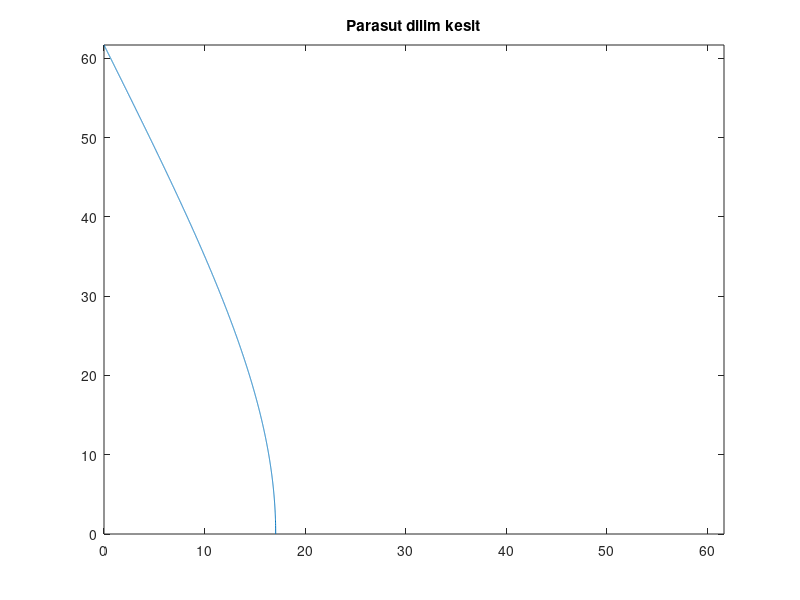
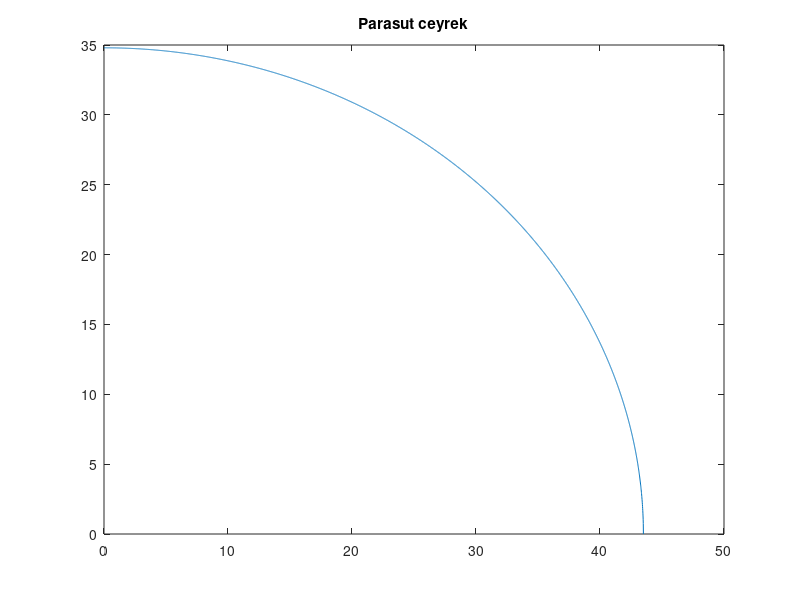

MATLAB code for these plots, in order:
clear;
close all;
clc;

dx = 1/100;

b = 34.8;
a = 43.5;

x = 0:dx:a;

y = [];
y_t = [];
area = 0;
l = 0;
l_uzun = [];
%grafik
for t = 1 : length(x)
    calc = sqrt(b^2 - ((x(t)^2 * b^2) / a^2));
    y = [y calc];
    area = area + calc/dx;
end

for t = 1 : length(x) - 1
   out = (y(t + 1) - y(t)) / dx;
   y_t = [y_t out];
end

for t = 1 : length(y_t)
   l = l + sqrt(1 + y_t(t)^2);
   l_uzun = [l_uzun l/(1/dx)];
end

l_uzun = l_uzun(end) - l_uzun;
l_uzun = [l/(1/dx) l_uzun];
uzunluk = l/ (1/dx);

parca_list = (2*pi*x)/16;

output_matrix = [parca_list;l_uzun;zeros(1,length(x))]'.*10;
%csvwrite('parasut.csv', output_matrix);
figure;
plot(parca_list, l_uzun);
xlim([0 l_uzun(1)]);
ylim([0 l_uzun(1)]);
title('Parasut dilim kesit');

figure;
plot(x, y);
title('Parasut ceyrek');